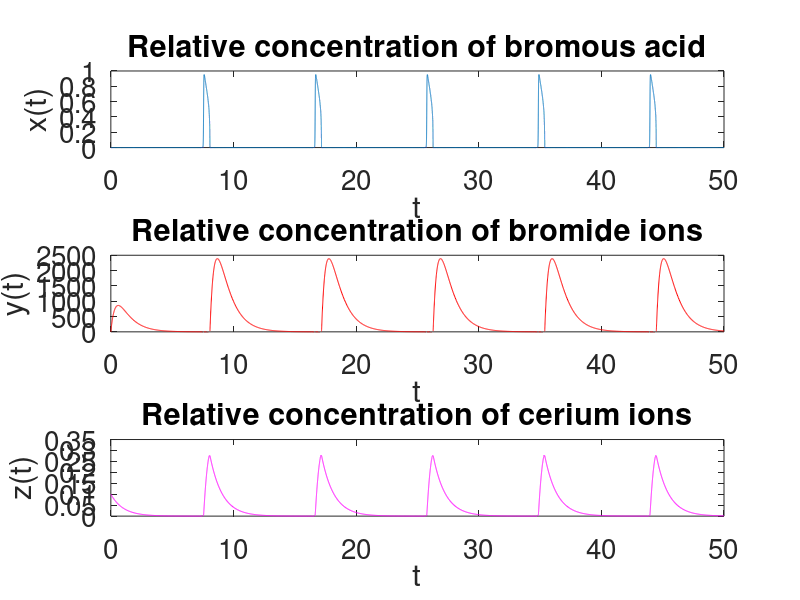

Write MATLAB code to recreate this figure.
% Program_16e - Time series of Belousov-Zhabotinski reaction.
% Chapter 16 - Three-Dimensional Autonomous Systems and Chaos.
% See URL: http://online.redwoods.edu/INSTRUCT/darnold/DEProj/Sp98/Gabe/bzreact.htm
% Copyright Springer 2025. Stephen Lynch.

A=0.06;B=0.02;f=1;
k1=1.28;k2=2.4e6;k3=33.6;k4=3e3;kc=1;
epsilon=(kc*B)/(k3*A);
epsilondash=(2*kc*k4*B)/(k2*k3*A);
q=(2*k1*k4*B)/(k2*k3*A);
BZReaction=@(t,x) [(q*x(2)-x(1)*x(2)+x(1)*(1-x(1)))/epsilon;...
    (-q*x(2)-x(1)*x(2)+f*x(3))/epsilondash;...
    x(1)-x(3)]; 
options = odeset('RelTol',1e-6,'AbsTol',1e-6);
[t,xa]=ode23s(BZReaction,[0 50],[0,0,0.1],options);
subplot(3,1,1)
plot(t,xa(:,1))
set(gca,'FontSize',20);
title('Relative concentration of bromous acid')
xlabel('t');
ylabel('x(t)');
subplot(3,1,2)
plot(t,xa(:,2),'r')
set(gca,'FontSize',20);
title('Relative concentration of bromide ions')
xlabel('t');
ylabel('y(t)');
subplot(3,1,3)
plot(t,xa(:,3),'m')
set(gca,'FontSize',20);
title('Relative concentration of cerium ions')
xlabel('t');
ylabel('z(t)');
% End of Program_16e.
